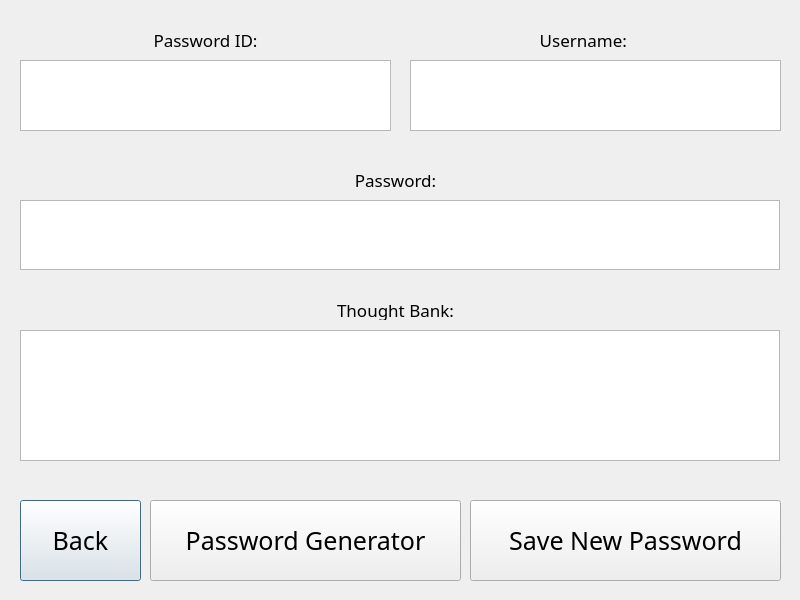
<?xml version="1.0" encoding="UTF-8"?>
<ui version="4.0">
 <class>storePassword</class>
 <widget class="QDialog" name="storePassword">
  <property name="geometry">
   <rect>
    <x>0</x>
    <y>0</y>
    <width>800</width>
    <height>600</height>
   </rect>
  </property>
  <property name="windowTitle">
   <string>Dialog</string>
  </property>
  <widget class="QLabel" name="label">
   <property name="geometry">
    <rect>
     <x>150</x>
     <y>30</y>
     <width>111</width>
     <height>20</height>
    </rect>
   </property>
   <property name="font">
    <font>
     <family>Bahnschrift Light</family>
     <pointsize>13</pointsize>
    </font>
   </property>
   <property name="text">
    <string>Password ID:</string>
   </property>
   <property name="alignment">
    <set>Qt::AlignmentFlag::AlignCenter</set>
   </property>
  </widget>
  <widget class="QLabel" name="label_2">
   <property name="geometry">
    <rect>
     <x>530</x>
     <y>30</y>
     <width>111</width>
     <height>20</height>
    </rect>
   </property>
   <property name="font">
    <font>
     <family>Bahnschrift Light</family>
     <pointsize>13</pointsize>
    </font>
   </property>
   <property name="text">
    <string>Username: </string>
   </property>
   <property name="alignment">
    <set>Qt::AlignmentFlag::AlignCenter</set>
   </property>
  </widget>
  <widget class="QTextEdit" name="passwordText">
   <property name="geometry">
    <rect>
     <x>20</x>
     <y>200</y>
     <width>760</width>
     <height>70</height>
    </rect>
   </property>
   <property name="font">
    <font>
     <family>Bahnschrift Light</family>
     <pointsize>12</pointsize>
    </font>
   </property>
   <property name="html">
    <string>&lt;!DOCTYPE HTML PUBLIC &quot;-//W3C//DTD HTML 4.0//EN&quot; &quot;http://www.w3.org/TR/REC-html40/strict.dtd&quot;&gt;
&lt;html&gt;&lt;head&gt;&lt;meta name=&quot;qrichtext&quot; content=&quot;1&quot; /&gt;&lt;meta charset=&quot;utf-8&quot; /&gt;&lt;style type=&quot;text/css&quot;&gt;
p, li { white-space: pre-wrap; }
hr { height: 1px; border-width: 0; }
li.unchecked::marker { content: &quot;\2610&quot;; }
li.checked::marker { content: &quot;\2612&quot;; }
&lt;/style&gt;&lt;/head&gt;&lt;body style=&quot; font-family:'Bahnschrift Light'; font-size:12pt; font-weight:400; font-style:normal;&quot;&gt;
&lt;p style=&quot;-qt-paragraph-type:empty; margin-top:0px; margin-bottom:0px; margin-left:0px; margin-right:0px; -qt-block-indent:0; text-indent:0px;&quot;&gt;&lt;br /&gt;&lt;/p&gt;&lt;/body&gt;&lt;/html&gt;</string>
   </property>
  </widget>
  <widget class="QTextEdit" name="passIdText">
   <property name="geometry">
    <rect>
     <x>20</x>
     <y>60</y>
     <width>371</width>
     <height>71</height>
    </rect>
   </property>
   <property name="font">
    <font>
     <family>Bahnschrift Light</family>
     <pointsize>12</pointsize>
    </font>
   </property>
   <property name="html">
    <string>&lt;!DOCTYPE HTML PUBLIC &quot;-//W3C//DTD HTML 4.0//EN&quot; &quot;http://www.w3.org/TR/REC-html40/strict.dtd&quot;&gt;
&lt;html&gt;&lt;head&gt;&lt;meta name=&quot;qrichtext&quot; content=&quot;1&quot; /&gt;&lt;meta charset=&quot;utf-8&quot; /&gt;&lt;style type=&quot;text/css&quot;&gt;
p, li { white-space: pre-wrap; }
hr { height: 1px; border-width: 0; }
li.unchecked::marker { content: &quot;\2610&quot;; }
li.checked::marker { content: &quot;\2612&quot;; }
&lt;/style&gt;&lt;/head&gt;&lt;body style=&quot; font-family:'Bahnschrift Light'; font-size:12pt; font-weight:400; font-style:normal;&quot;&gt;
&lt;p style=&quot;-qt-paragraph-type:empty; margin-top:0px; margin-bottom:0px; margin-left:0px; margin-right:0px; -qt-block-indent:0; text-indent:0px; font-family:'Segoe UI'; font-size:9pt;&quot;&gt;&lt;br /&gt;&lt;/p&gt;&lt;/body&gt;&lt;/html&gt;</string>
   </property>
  </widget>
  <widget class="QTextEdit" name="userText">
   <property name="geometry">
    <rect>
     <x>410</x>
     <y>60</y>
     <width>371</width>
     <height>71</height>
    </rect>
   </property>
   <property name="font">
    <font>
     <family>Bahnschrift Light</family>
     <pointsize>12</pointsize>
    </font>
   </property>
   <property name="html">
    <string>&lt;!DOCTYPE HTML PUBLIC &quot;-//W3C//DTD HTML 4.0//EN&quot; &quot;http://www.w3.org/TR/REC-html40/strict.dtd&quot;&gt;
&lt;html&gt;&lt;head&gt;&lt;meta name=&quot;qrichtext&quot; content=&quot;1&quot; /&gt;&lt;meta charset=&quot;utf-8&quot; /&gt;&lt;style type=&quot;text/css&quot;&gt;
p, li { white-space: pre-wrap; }
hr { height: 1px; border-width: 0; }
li.unchecked::marker { content: &quot;\2610&quot;; }
li.checked::marker { content: &quot;\2612&quot;; }
&lt;/style&gt;&lt;/head&gt;&lt;body style=&quot; font-family:'Bahnschrift Light'; font-size:12pt; font-weight:400; font-style:normal;&quot;&gt;
&lt;p style=&quot;-qt-paragraph-type:empty; margin-top:0px; margin-bottom:0px; margin-left:0px; margin-right:0px; -qt-block-indent:0; text-indent:0px; font-family:'Segoe UI'; font-size:9pt;&quot;&gt;&lt;br /&gt;&lt;/p&gt;&lt;/body&gt;&lt;/html&gt;</string>
   </property>
  </widget>
  <widget class="QLabel" name="label_3">
   <property name="geometry">
    <rect>
     <x>340</x>
     <y>170</y>
     <width>111</width>
     <height>20</height>
    </rect>
   </property>
   <property name="font">
    <font>
     <family>Bahnschrift Light</family>
     <pointsize>13</pointsize>
    </font>
   </property>
   <property name="text">
    <string>Password:</string>
   </property>
   <property name="alignment">
    <set>Qt::AlignmentFlag::AlignCenter</set>
   </property>
  </widget>
  <widget class="QTextEdit" name="thoughtText">
   <property name="geometry">
    <rect>
     <x>20</x>
     <y>330</y>
     <width>760</width>
     <height>131</height>
    </rect>
   </property>
   <property name="font">
    <font>
     <family>Bahnschrift Light</family>
     <pointsize>12</pointsize>
    </font>
   </property>
   <property name="html">
    <string>&lt;!DOCTYPE HTML PUBLIC &quot;-//W3C//DTD HTML 4.0//EN&quot; &quot;http://www.w3.org/TR/REC-html40/strict.dtd&quot;&gt;
&lt;html&gt;&lt;head&gt;&lt;meta name=&quot;qrichtext&quot; content=&quot;1&quot; /&gt;&lt;meta charset=&quot;utf-8&quot; /&gt;&lt;style type=&quot;text/css&quot;&gt;
p, li { white-space: pre-wrap; }
hr { height: 1px; border-width: 0; }
li.unchecked::marker { content: &quot;\2610&quot;; }
li.checked::marker { content: &quot;\2612&quot;; }
&lt;/style&gt;&lt;/head&gt;&lt;body style=&quot; font-family:'Bahnschrift Light'; font-size:12pt; font-weight:400; font-style:normal;&quot;&gt;
&lt;p style=&quot;-qt-paragraph-type:empty; margin-top:0px; margin-bottom:0px; margin-left:0px; margin-right:0px; -qt-block-indent:0; text-indent:0px; font-family:'Segoe UI'; font-size:9pt;&quot;&gt;&lt;br /&gt;&lt;/p&gt;&lt;/body&gt;&lt;/html&gt;</string>
   </property>
  </widget>
  <widget class="QLabel" name="label_4">
   <property name="geometry">
    <rect>
     <x>330</x>
     <y>300</y>
     <width>131</width>
     <height>20</height>
    </rect>
   </property>
   <property name="font">
    <font>
     <family>Bahnschrift Light</family>
     <pointsize>13</pointsize>
    </font>
   </property>
   <property name="text">
    <string>Thought Bank:</string>
   </property>
   <property name="alignment">
    <set>Qt::AlignmentFlag::AlignCenter</set>
   </property>
  </widget>
  <widget class="QPushButton" name="backButton">
   <property name="geometry">
    <rect>
     <x>20</x>
     <y>500</y>
     <width>121</width>
     <height>81</height>
    </rect>
   </property>
   <property name="font">
    <font>
     <family>Bahnschrift Light</family>
     <pointsize>19</pointsize>
    </font>
   </property>
   <property name="text">
    <string>Back</string>
   </property>
  </widget>
  <widget class="QPushButton" name="genPassButton">
   <property name="geometry">
    <rect>
     <x>150</x>
     <y>500</y>
     <width>311</width>
     <height>81</height>
    </rect>
   </property>
   <property name="font">
    <font>
     <family>Bahnschrift Light</family>
     <pointsize>19</pointsize>
    </font>
   </property>
   <property name="text">
    <string>Password Generator</string>
   </property>
  </widget>
  <widget class="QPushButton" name="storePassButton">
   <property name="geometry">
    <rect>
     <x>470</x>
     <y>500</y>
     <width>311</width>
     <height>81</height>
    </rect>
   </property>
   <property name="font">
    <font>
     <family>Bahnschrift Light</family>
     <pointsize>19</pointsize>
    </font>
   </property>
   <property name="text">
    <string>Save New Password</string>
   </property>
  </widget>
 </widget>
 <resources/>
 <connections/>
</ui>
